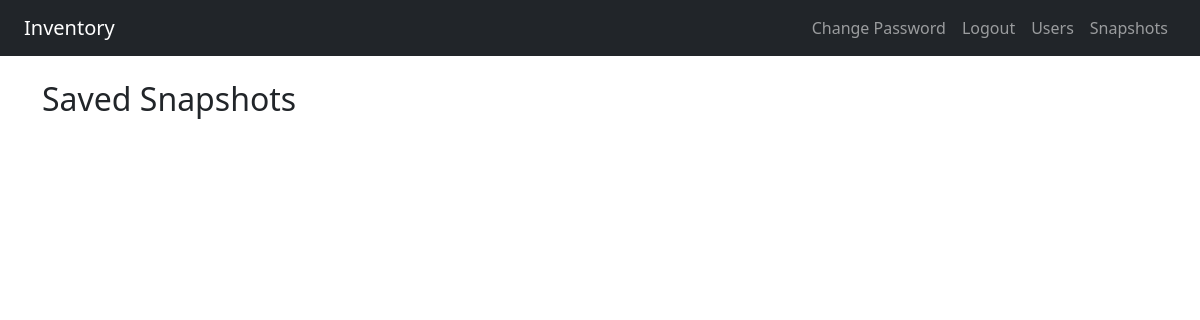
Before: /snapshots (signed in) with the older database file.
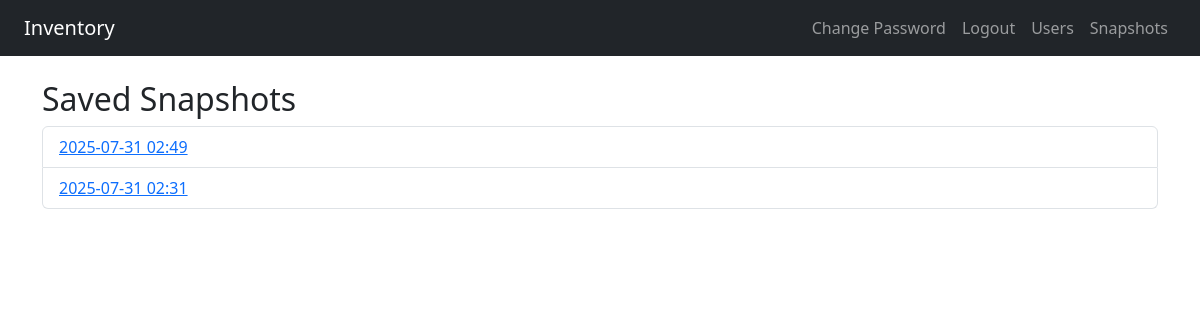
After: the same page with the newer database file.
### app.py (models this page shows)
class InventorySnapshot(db.Model):
    id = db.Column(db.Integer, primary_key=True)
    date = db.Column(db.DateTime, default=datetime.utcnow)
    user_id = db.Column(db.Integer, db.ForeignKey('user.id'))
    snapshot_items = db.relationship('SnapshotItem', backref='snapshot', cascade="all, delete-orphan")

### app.py (the view)
@app.route('/snapshots')
@login_required
def snapshots():
    snapshots = InventorySnapshot.query.filter_by(user_id=current_user.id).order_by(InventorySnapshot.date.desc()).all()
    return render_template('snapshots.html', snapshots=snapshots)

### app.py (called while the page is built)
@login_manager.user_loader
def load_user(user_id):
    return User.query.get(int(user_id))

### templates/snapshots.html
{% extends "layout.html" %}
{% block content %}
<h2>Saved Snapshots</h2>
<ul class="list-group">
    {% for snap in snapshots %}
    <li class="list-group-item d-flex justify-content-between align-items-center">
        <a href="{{ url_for('snapshot_detail', snapshot_id=snap.id) }}">
            {{ snap.date.strftime('%Y-%m-%d %H:%M') }}
        </a>
    </li>
    {% endfor %}
</ul>
{% endblock %}

Changed rows visible on the page:
added InventorySnapshot: date "2025-07-31 02:49"
added InventorySnapshot: date "2025-07-31 02:31"
